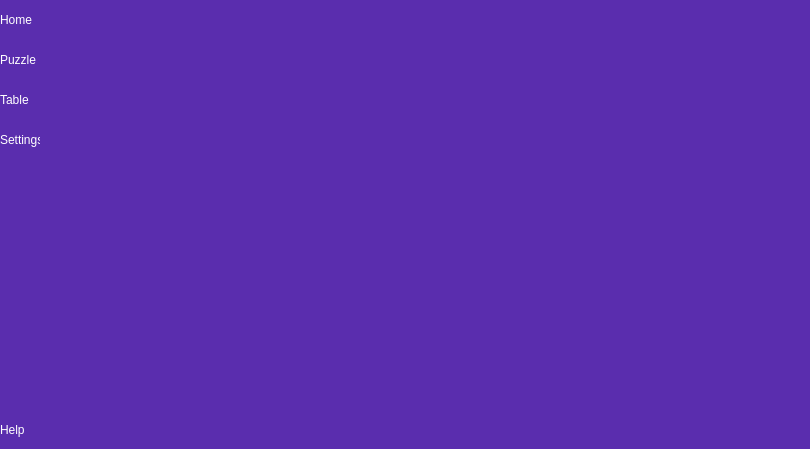
<?xml version="1.0" encoding="UTF-8"?>
<ui version="4.0">
 <class>MainWindow</class>
 <widget class="QMainWindow" name="MainWindow">
  <property name="geometry">
   <rect>
    <x>0</x>
    <y>0</y>
    <width>810</width>
    <height>449</height>
   </rect>
  </property>
  <property name="sizePolicy">
   <sizepolicy hsizetype="Preferred" vsizetype="Preferred">
    <horstretch>0</horstretch>
    <verstretch>0</verstretch>
   </sizepolicy>
  </property>
  <property name="palette">
   <palette>
    <active>
     <colorrole role="Base">
      <brush brushstyle="SolidPattern">
       <color alpha="255">
        <red>255</red>
        <green>255</green>
        <blue>255</blue>
       </color>
      </brush>
     </colorrole>
     <colorrole role="Window">
      <brush brushstyle="SolidPattern">
       <color alpha="255">
        <red>90</red>
        <green>45</green>
        <blue>174</blue>
       </color>
      </brush>
     </colorrole>
    </active>
    <inactive>
     <colorrole role="Base">
      <brush brushstyle="SolidPattern">
       <color alpha="255">
        <red>255</red>
        <green>255</green>
        <blue>255</blue>
       </color>
      </brush>
     </colorrole>
     <colorrole role="Window">
      <brush brushstyle="SolidPattern">
       <color alpha="255">
        <red>90</red>
        <green>45</green>
        <blue>174</blue>
       </color>
      </brush>
     </colorrole>
    </inactive>
    <disabled>
     <colorrole role="Base">
      <brush brushstyle="SolidPattern">
       <color alpha="255">
        <red>90</red>
        <green>45</green>
        <blue>174</blue>
       </color>
      </brush>
     </colorrole>
     <colorrole role="Window">
      <brush brushstyle="SolidPattern">
       <color alpha="255">
        <red>90</red>
        <green>45</green>
        <blue>174</blue>
       </color>
      </brush>
     </colorrole>
    </disabled>
   </palette>
  </property>
  <property name="windowTitle">
   <string>QuizTable</string>
  </property>
  <widget class="QWidget" name="centralWidget">
   <widget class="QLabel" name="lblHome">
    <property name="geometry">
     <rect>
      <x>0</x>
      <y>0</y>
      <width>40</width>
      <height>40</height>
     </rect>
    </property>
    <property name="palette">
     <palette>
      <active>
       <colorrole role="WindowText">
        <brush brushstyle="SolidPattern">
         <color alpha="255">
          <red>255</red>
          <green>255</green>
          <blue>255</blue>
         </color>
        </brush>
       </colorrole>
      </active>
      <inactive>
       <colorrole role="WindowText">
        <brush brushstyle="SolidPattern">
         <color alpha="255">
          <red>255</red>
          <green>255</green>
          <blue>255</blue>
         </color>
        </brush>
       </colorrole>
      </inactive>
      <disabled>
       <colorrole role="WindowText">
        <brush brushstyle="SolidPattern">
         <color alpha="255">
          <red>120</red>
          <green>120</green>
          <blue>120</blue>
         </color>
        </brush>
       </colorrole>
      </disabled>
     </palette>
    </property>
    <property name="cursor">
     <cursorShape>PointingHandCursor</cursorShape>
    </property>
    <property name="text">
     <string>Home</string>
    </property>
   </widget>
   <widget class="QLabel" name="lblPuzzle">
    <property name="geometry">
     <rect>
      <x>0</x>
      <y>40</y>
      <width>40</width>
      <height>40</height>
     </rect>
    </property>
    <property name="palette">
     <palette>
      <active>
       <colorrole role="WindowText">
        <brush brushstyle="SolidPattern">
         <color alpha="255">
          <red>255</red>
          <green>255</green>
          <blue>255</blue>
         </color>
        </brush>
       </colorrole>
      </active>
      <inactive>
       <colorrole role="WindowText">
        <brush brushstyle="SolidPattern">
         <color alpha="255">
          <red>255</red>
          <green>255</green>
          <blue>255</blue>
         </color>
        </brush>
       </colorrole>
      </inactive>
      <disabled>
       <colorrole role="WindowText">
        <brush brushstyle="SolidPattern">
         <color alpha="255">
          <red>120</red>
          <green>120</green>
          <blue>120</blue>
         </color>
        </brush>
       </colorrole>
      </disabled>
     </palette>
    </property>
    <property name="cursor">
     <cursorShape>PointingHandCursor</cursorShape>
    </property>
    <property name="text">
     <string>Puzzle</string>
    </property>
   </widget>
   <widget class="QLabel" name="lblTable">
    <property name="geometry">
     <rect>
      <x>0</x>
      <y>80</y>
      <width>40</width>
      <height>40</height>
     </rect>
    </property>
    <property name="palette">
     <palette>
      <active>
       <colorrole role="WindowText">
        <brush brushstyle="SolidPattern">
         <color alpha="255">
          <red>255</red>
          <green>255</green>
          <blue>255</blue>
         </color>
        </brush>
       </colorrole>
      </active>
      <inactive>
       <colorrole role="WindowText">
        <brush brushstyle="SolidPattern">
         <color alpha="255">
          <red>255</red>
          <green>255</green>
          <blue>255</blue>
         </color>
        </brush>
       </colorrole>
      </inactive>
      <disabled>
       <colorrole role="WindowText">
        <brush brushstyle="SolidPattern">
         <color alpha="255">
          <red>120</red>
          <green>120</green>
          <blue>120</blue>
         </color>
        </brush>
       </colorrole>
      </disabled>
     </palette>
    </property>
    <property name="cursor">
     <cursorShape>PointingHandCursor</cursorShape>
    </property>
    <property name="text">
     <string>Table</string>
    </property>
   </widget>
   <widget class="QLabel" name="lblSettings">
    <property name="geometry">
     <rect>
      <x>0</x>
      <y>120</y>
      <width>40</width>
      <height>40</height>
     </rect>
    </property>
    <property name="palette">
     <palette>
      <active>
       <colorrole role="WindowText">
        <brush brushstyle="SolidPattern">
         <color alpha="255">
          <red>255</red>
          <green>255</green>
          <blue>255</blue>
         </color>
        </brush>
       </colorrole>
      </active>
      <inactive>
       <colorrole role="WindowText">
        <brush brushstyle="SolidPattern">
         <color alpha="255">
          <red>255</red>
          <green>255</green>
          <blue>255</blue>
         </color>
        </brush>
       </colorrole>
      </inactive>
      <disabled>
       <colorrole role="WindowText">
        <brush brushstyle="SolidPattern">
         <color alpha="255">
          <red>120</red>
          <green>120</green>
          <blue>120</blue>
         </color>
        </brush>
       </colorrole>
      </disabled>
     </palette>
    </property>
    <property name="cursor">
     <cursorShape>PointingHandCursor</cursorShape>
    </property>
    <property name="text">
     <string>Settings</string>
    </property>
   </widget>
   <widget class="QLabel" name="lblHelp">
    <property name="geometry">
     <rect>
      <x>0</x>
      <y>410</y>
      <width>40</width>
      <height>40</height>
     </rect>
    </property>
    <property name="palette">
     <palette>
      <active>
       <colorrole role="WindowText">
        <brush brushstyle="SolidPattern">
         <color alpha="255">
          <red>255</red>
          <green>255</green>
          <blue>255</blue>
         </color>
        </brush>
       </colorrole>
      </active>
      <inactive>
       <colorrole role="WindowText">
        <brush brushstyle="SolidPattern">
         <color alpha="255">
          <red>255</red>
          <green>255</green>
          <blue>255</blue>
         </color>
        </brush>
       </colorrole>
      </inactive>
      <disabled>
       <colorrole role="WindowText">
        <brush brushstyle="SolidPattern">
         <color alpha="255">
          <red>120</red>
          <green>120</green>
          <blue>120</blue>
         </color>
        </brush>
       </colorrole>
      </disabled>
     </palette>
    </property>
    <property name="cursor">
     <cursorShape>PointingHandCursor</cursorShape>
    </property>
    <property name="text">
     <string>Help</string>
    </property>
   </widget>
  </widget>
 </widget>
 <layoutdefault spacing="6" margin="11"/>
 <resources/>
 <connections/>
</ui>
